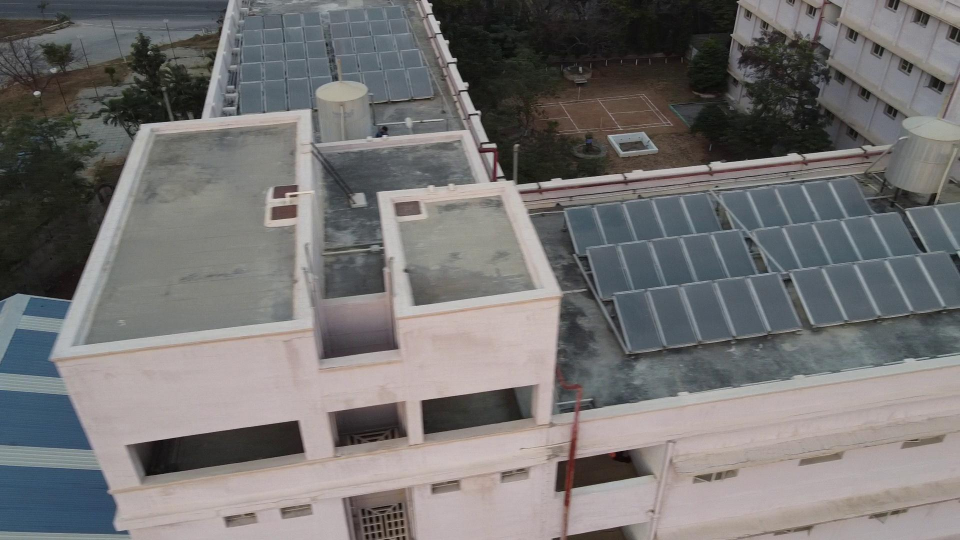
#> input picture data/00063.jpg, 1920 x 1080 px, found by its file name (shown at 1/2 size); its folder holds 4 pictures in this run
$ python VisualOdometryPython.py
#> lines starting #> are read from the running program, lines starting #| are printed output that depends on the picture
'''
	Visual Odometry Project
	Author: Sarvesh Thakur & Shelly Bagchi
	Date: 3/20/2019
'''


# Including Python Libraries
import os
import cv2
import copy
import random
import numpy as np
import pandas as pd
from mpl_toolkits import mplot3d
import matplotlib.pyplot as plt
from numpy.linalg import matrix_rank
# from alive_progress import alive_bar
from tqdm import tqdm

# Including Helper Libraries
# from ReadCameraModel import *
# from UndistortImage import *

frameList = []
depth = []

drone_k = np.array([[1534.66,0,960],[0,1534.66,540],[0,0,1]])


# Determining Pose Matrix
def poseMatrix(distortOld, distortNew, k):
	kp1, des1 = sift.detectAndCompute(distortOld, None);
	kp2, des2 = sift.detectAndCompute(distortNew, None);

	FLANN_INDEX_KDTREE = 0
	index_params = dict(algorithm=FLANN_INDEX_KDTREE, trees=5)
	search_params = dict(checks=50)

	flann = cv2.FlannBasedMatcher(index_params, search_params)
	matches = flann.knnMatch(des1, des2, k=2)

	pointsMatched = []
	pointsFrom1 = []
	pointsFrom2 = []

	for i, (s,p) in enumerate(matches):
		if s.distance < 1*p.distance:
			pointsMatched.append(s)
			pointsFrom2.append(kp2[s.trainIdx].pt)
			pointsFrom1.append(kp1[s.queryIdx].pt)

	pointsFrom1 = np.int32(pointsFrom1)
	pointsFrom2 = np.int32(pointsFrom2)

	F, mask = cv2.findFundamentalMat(pointsFrom1, pointsFrom2, cv2.FM_RANSAC)

	pointsFrom1 = pointsFrom1[mask.ravel() == 1]
	pointsFrom2 = pointsFrom2[mask.ravel() == 1]

	E = k.T @ F @ k
	retval, R, t, mask = cv2.recoverPose(E, pointsFrom1, pointsFrom2, k)
	return R, t

# Determining Camera Matrix
def cameraMatrix(file):
	frames = []
	for frame in os.listdir(file):
		frames.append(frame)
	fx, fy, cx, cy, G_camera_frames, LUT = ReadCameraModel('Oxford_dataset/model/')
	K = np.array([[fx,0,cx],[0,fy,cy],[0,0,1]])
	return K, LUT


# Determining Homogenous Matrix
def HomogeneousMatrix(R, t):
    h = np.column_stack((R, t))
    a = np.array([0, 0, 0, 1])
    h = np.vstack((h, a))
    return h


# Undistorting the Images
def undistortImg(img):
    colorimage = cv2.cvtColor(img, cv2.COLOR_BayerGR2BGR)
    undistortedimage = UndistortImage(colorimage, LUT)
    gray = cv2.cvtColor(undistortedimage, cv2.COLOR_BGR2GRAY)
    return gray


# SIFT object
sift = cv2.SIFT_create()
fileName = "data/"

# Get Camera Matrix
# k, LUT = cameraMatrix(fileName)

# Get all frames
for frames in os.listdir(fileName):
	frameList.append(frames)
	print(frames)
#> pass 2 of the loop `for frames in os.listdir(fileName):`:

# Define Matrices
oldHomogeneousMatrix = np.identity(4);
oldTranslationMatrix = np.array([[0, 0, 0, 1]])
oldTranslationMatrix = oldTranslationMatrix.T

ax = plt.axes(projection='3d')

# Get camera's centre pose
for index in tqdm(range(0, len(frameList)-1)):
	image = cv2.imread("%s%s" % (fileName, frameList[index]), 0) # read image
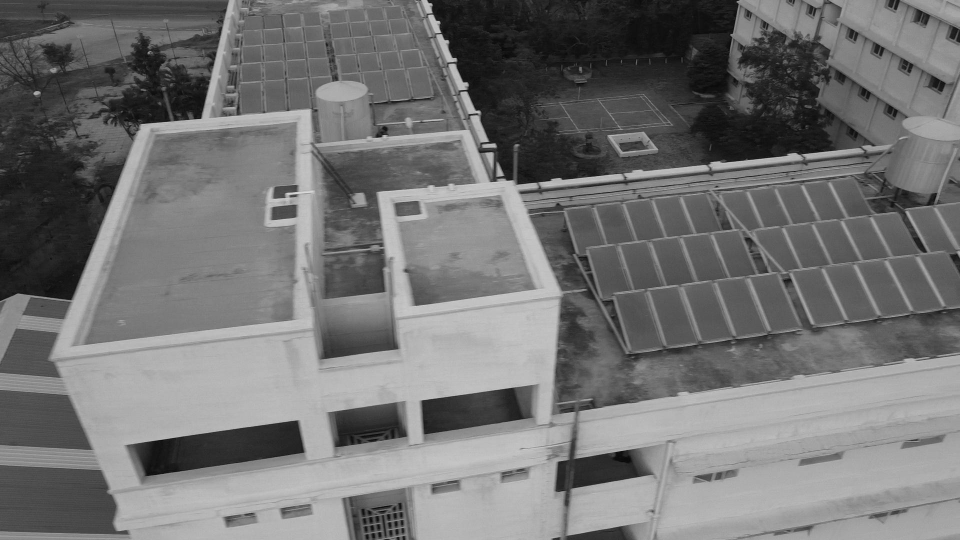
#> image: shape (1080, 1920) (shown at 1/2 size); min 0, max 232, mean 115
	# undistortedImage = undistortImg(image);
	undistortedImage = image

	newImage = cv2.imread("%s%s" % (fileName, frameList[index+1]), 0) # read next image
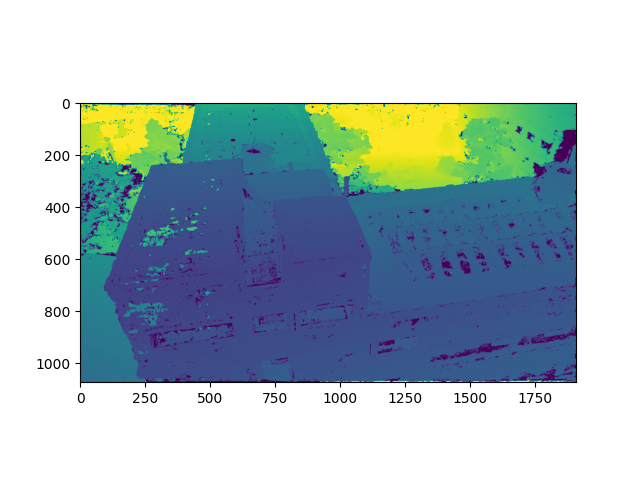
#> input picture data/00063.jpg_depth_map.png, 640 x 480 px, found by its file name
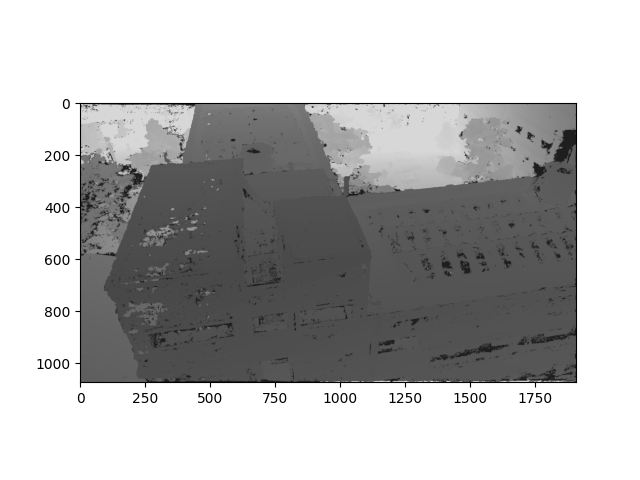
#> newImage: shape (480, 640); min 0, max 255, mean 184
	# undistortedNewImage = undistortImg(newImage);
	undistortedNewImage = newImage

	# Find R and T matrix
	R, T = poseMatrix(undistortedImage, undistortedNewImage, drone_k);
#> in poseMatrix, `kp1, des1 = sift.detectAndCompute(distortOld, None);`: kp1 = 3298 keypoints; strongest (x, y, size): (321, 917, 59.5), (559, 882, 58.6), (727, 855, 68), (987, 291, 7)
#> in poseMatrix, `kp2, des2 = sift.detectAndCompute(distortNew, None);`: kp2 = 640 keypoints; strongest (x, y, size): (48, 314, 2), (51, 209, 1.9), (193, 104, 2.7), (226, 250, 178.5)
#> in poseMatrix, `matches = flann.knnMatch(des1, des2, k=2)`: matches = 3298 matches
#> after the loop in poseMatrix, `for i, (s,p) in enumerate(matches):`: pointsFrom1 = 3288 pairs, first value 2.64 to 1916.5, second value 2.76 to 1076.8; pointsFrom2 = 3288 pairs, first value 44.79 to 570.6, second value 104.1 to 399.3; pointsMatched = 3288 matches
#> in poseMatrix, `pointsFrom1 = np.int32(pointsFrom1)`: pointsFrom1 = 3288 pairs, first value 2 to 1916, second value 2 to 1076
#> in poseMatrix, `pointsFrom2 = np.int32(pointsFrom2)`: pointsFrom2 = 3288 pairs, first value 44 to 570, second value 104 to 399
#> in poseMatrix, `F, mask = cv2.findFundamentalMat(pointsFrom1, pointsFrom2, cv2.FM_RANS..`: F = [[-3.5e-05, -0.000402, 0.0869], [-1.03e-05, 0.000388, -0.111], [0.00799, 0.0148, 1]]; mask = 3288 values, max 1 at index 99, min 0 at index 0, mean 0.0161
#> in poseMatrix, `pointsFrom1 = pointsFrom1[mask.ravel() == 1]`: pointsFrom1 = 53 pairs, first value 50 to 1905, second value 6 to 403
#> in poseMatrix, `pointsFrom2 = pointsFrom2[mask.ravel() == 1]`: pointsFrom2 = 53 pairs, first value 83 to 550, second value 107 to 338
#> in poseMatrix, `E = k.T @ F @ k`: E = [[-82.35, -946.9, -251.4], [-24.18, 913, 135.4], [-47.76, -248.3, -92.97]]
#> in poseMatrix, `retval, R, t, mask = cv2.recoverPose(E, pointsFrom1, pointsFrom2, k)`: retval = 37; R = [[-0.795, 0.602, -0.0775], [0.34, 0.547, 0.765], [0.503, 0.582, -0.639]]; t = [-0.44, -0.22, 0.871]; mask = 53 values, max 255 at index 0, min 0 at index 5, mean 178
#> T = [-0.44, -0.22, 0.871]

	#
	newHomogeneousMatrix = HomogeneousMatrix(R, T)
#> in HomogeneousMatrix, `h = np.column_stack((R, t))`: h = [[-0.795, 0.602, -0.0775, -0.44], [0.34, 0.547, 0.765, -0.22], [0.503, 0.582, -0.639, 0.871]]
#> in HomogeneousMatrix, `h = np.vstack((h, a))`: h = [[-0.795, 0.602, -0.0775, -0.44], [0.34, 0.547, 0.765, -0.22], [0.503, 0.582, -0.639, 0.871], [0, 0, 0, 1]]
#> newHomogeneousMatrix has the same summary as h in HomogeneousMatrix
	oldHomogeneousMatrix = oldHomogeneousMatrix @ newHomogeneousMatrix # Matrix Multiplication H1 <= H1 H2
#> oldHomogeneousMatrix has the same summary as h in HomogeneousMatrix
	pose = oldHomogeneousMatrix @ oldTranslationMatrix # P <=T1 H1
#> pose = [-0.44, -0.22, 0.871, 1]

	ax.scatter(pose[0][0], pose[1][0], pose[2][0], s=50.0, color='r')
	plt.pause(0.05)
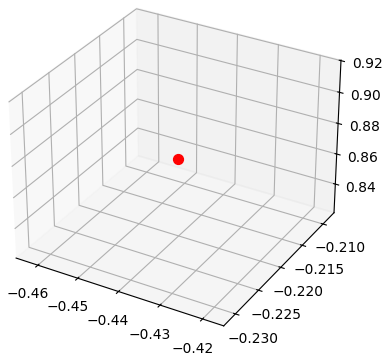
#> figure drawn by matplotlib, 1 panel
	depth.append([pose[0][0], -pose[2][0]])
#> pass 2 of the loop `for index in tqdm(range(0, len(frameList)-1)):`:
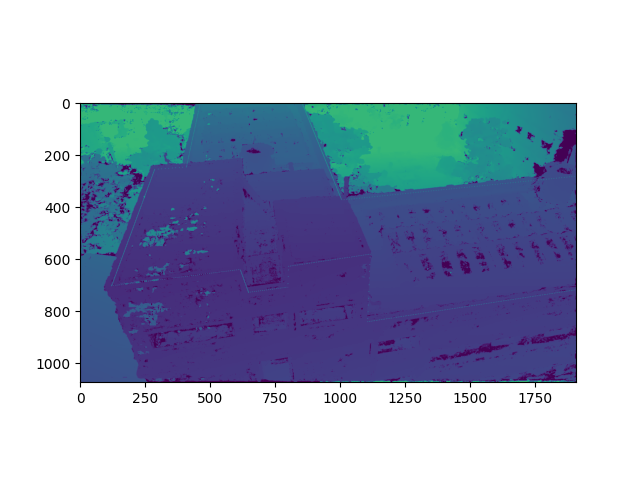
#> input picture data/00063.jpg_depth_map_points.png, 640 x 480 px, found by its file name
#> `newImage = cv2.imread("%s%s" % (fileName, frameList[index+1]), 0)`:
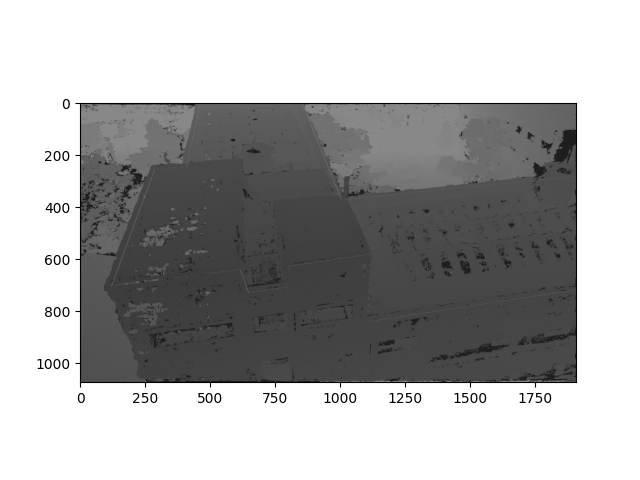
#> newImage: shape (480, 640); min 0, max 255, mean 174.2
#> kp1 has the same summary as kp2
#> kp2 = 481 keypoints; strongest (x, y, size): (48, 314, 2), (51, 209, 1.9), (231, 243, 183.8), (66, 102, 2.1)
#> matches = 640 matches
#> after the loop in poseMatrix (call 2), `for i, (s,p) in enumerate(matches):`: pointsFrom1 = 592 pairs, first value 44.79 to 571, second value 102 to 399.5; pointsFrom2 = 592 pairs, first value 44.79 to 571.4, second value 102 to 399.5; pointsMatched = 592 matches
#> (the run stopped early here; a loop or call above may not have finished)
